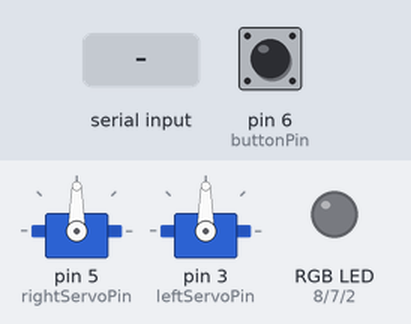
This sketch was run on a simulated Arduino Uno, built with avr-gcc and run on an emulated ATmega328P. On the bench: 2 × servo, an RGB LED mixed from three pins (HIGH = lit). The inputs (shaded band) are chosen by the test bench; at power-on: pin 6 (buttonPin) HIGH. Random numbers use the default seed unless the sketch sets one; what the sketch prints to the serial monitor is not drawn.

Above: at 1.2 s.
1.3 s: "8" received over the second serial link
At 2.3 s:
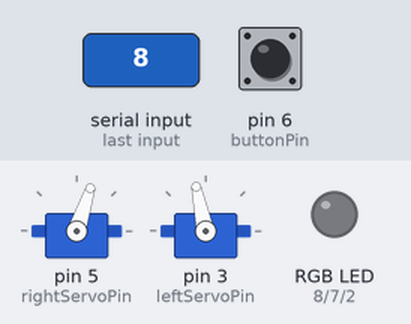
2.8 s: "2" received over the second serial link
At 4.0 s:
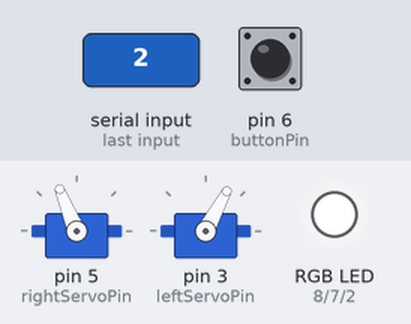
4.3 s: "4" received over the second serial link
At 5.1 s:
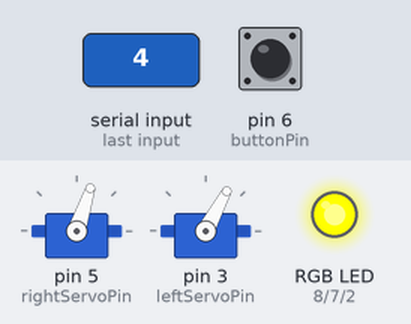
5.8 s: "6" received over the second serial link
At 6.6 s:
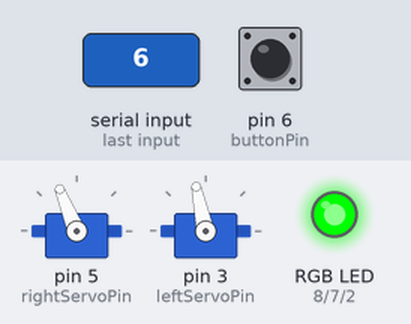
7.3 s: "1" received over the second serial link
At 8.3 s:
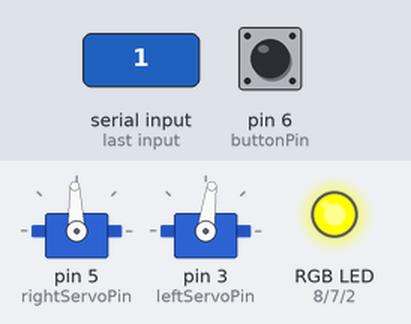
8.8 s: "8" received over the second serial link
At 9.9 s:
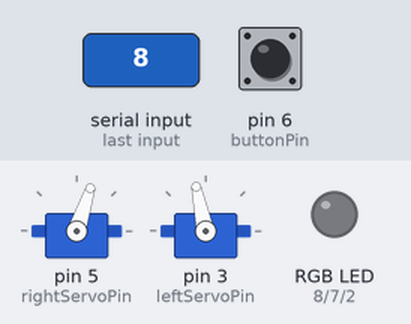
Timing chart, 0 to 11.3 s (numbered marks = the images above; inputs shaded):
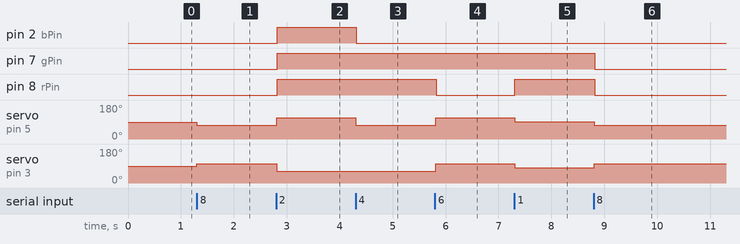

The sketch:

blueToothRobot.ino
```cpp
/*
Matthew W., Will K., Ayesh S.
Object Avoidance Robot
*/
#include<Servo.h>
#include<SoftwareSerial.h>

//declarations
Servo rightServo;
Servo leftServo;
SoftwareSerial mySerial = SoftwareSerial(0,1);

//pins
int rightServoPin = 5;
int leftServoPin = 3;
int buttonPin = 6;
//int tx_pin = 1;
//int rx_pin = 0;
int rPin = 8;
int gPin = 7;
int bPin = 2;

//variables
char bluetoothVAR;

//left drive constants
int RIGHT_STOP = 92;
int RIGHT_FORWARD_MAX = RIGHT_STOP - 20;
int RIGHT_BACKWARD_MAX = RIGHT_STOP + 20;
//right drive constants
int LEFT_STOP = 82;
int LEFT_FORWARD_MAX = LEFT_STOP + 20;
int LEFT_BACKWARD_MAX = LEFT_STOP - 20;

void setup() {
  //servos
  rightServo.attach(rightServoPin);
  leftServo.attach(leftServoPin);

  mySerial.begin(9600);
  Serial.begin(9600);

  //button
  pinMode(buttonPin, INPUT);
  pinMode(rPin, OUTPUT);
  pinMode(gPin, OUTPUT);
  pinMode(bPin, OUTPUT);
  while (digitalRead(buttonPin) != HIGH) {
    rightServo.write(RIGHT_STOP);
    leftServo.write(LEFT_STOP);
  }//while
}

void loop() {
  if(mySerial.available()) {

      //input
      bluetoothVAR = mySerial.read();
      Serial.print(bluetoothVAR);

      ///process
      if (bluetoothVAR == '8') {
        //IF Forward
        rightServo.write(RIGHT_FORWARD_MAX);
        leftServo.write(LEFT_FORWARD_MAX);
        delay(10);
      } else if (bluetoothVAR == '2') {
        //IF Backward
        rightServo.write(RIGHT_BACKWARD_MAX);
        leftServo.write(LEFT_BACKWARD_MAX);
        delay(10);//OLD delay(.7 * 1000);
      } else if (bluetoothVAR == '4') {
        //IF Left
        rightServo.write(RIGHT_FORWARD_MAX);
        leftServo.write(LEFT_BACKWARD_MAX);
        delay(10);
      } else if (bluetoothVAR == '6') {
        //IF Right
        rightServo.write(RIGHT_BACKWARD_MAX);
        leftServo.write(LEFT_FORWARD_MAX);
        delay(10);
      } else {
        //IF NO BUMPERS PRESSED
        rightServo.write(RIGHT_STOP);
        leftServo.write(LEFT_STOP);

      }


      //Random Lights
      digitalWrite(rPin, random(0, 2) == 0 ? HIGH : LOW);
      digitalWrite(gPin, random(0, 2) == 0 ? HIGH : LOW);
      digitalWrite(bPin, random(0, 2) == 0 ? HIGH : LOW);
  }
  //delay
  delay(.02 * 1000);
}

//REFERENCES
/* Light Patterns
RED R--
YELLOW RG-
WHITE RGB
PINK/PURPLE R-B
BLACK ---
GREEN -G-
LIGHT BLUE -GB
BLUE --B
*/
/*Print Formatting
  Serial.print(leftBumper);
  Serial.print(" ");
  Serial.print(centerBumper);
  Serial.print(" ");
  Serial.print(rightBumper);
  Serial.print(" | ");
  Serial.print(leftLight);
  Serial.print(" ");
  Serial.println(rightLight);
*/
```

Measured:
- after the input at 1.3 s, servo on pin 5 (rightServoPin): 90° → 72° at once; servo on pin 3 (leftServoPin): 90° → 102° at once
- after the input at 2.8 s, pin 2 (bPin), pin 7 (gPin), pin 8 (rPin): LOW → HIGH at once; servo on pin 5 (rightServoPin): 72° → 112° at once; servo on pin 3 (leftServoPin): 102° → 62° at once
- after the input at 4.3 s, pin 2 (bPin): HIGH → LOW at once; servo on pin 5 (rightServoPin): 112° → 72° at once
- after the input at 5.8 s, pin 8 (rPin): HIGH → LOW at once; servo on pin 5 (rightServoPin): 72° → 112° at once; servo on pin 3 (leftServoPin): 62° → 102° at once
- after the input at 7.3 s, pin 8 (rPin): LOW → HIGH at once; servo on pin 5 (rightServoPin): 112° → 92° at once; servo on pin 3 (leftServoPin): 102° → 82° at once
- after the input at 8.8 s, pin 7 (gPin), pin 8 (rPin): HIGH → LOW at once; servo on pin 5 (rightServoPin): 92° → 72° at once; servo on pin 3 (leftServoPin): 82° → 102° at once
